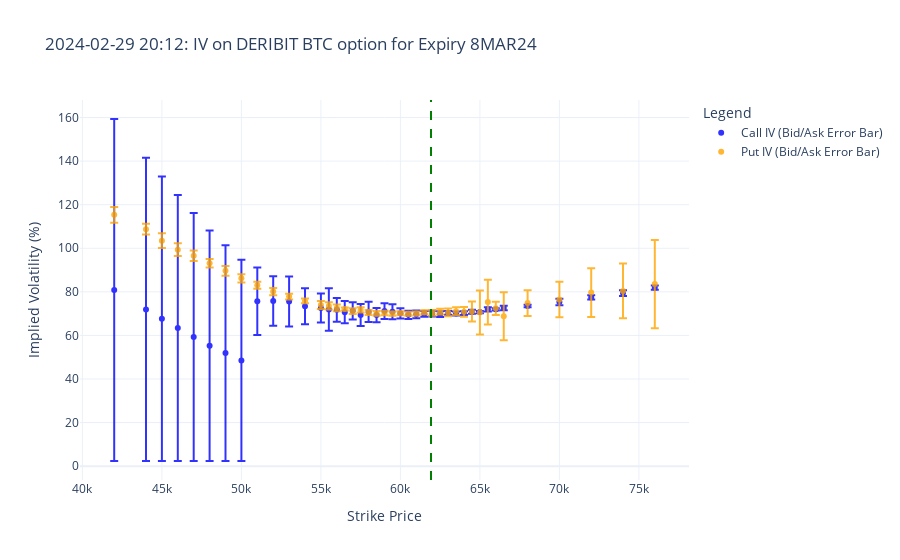

The code cell stored with this chart in its notebook:
### Code cell
fig = go.Figure()
# Plot with error bars for bid/ask implied volatility
fig.add_trace(go.Scatter(
    x=df_option_with_vola_and_greeks['strike'],
    y=(df_option_with_vola_and_greeks['bidVola_C']+df_option_with_vola_and_greeks['askVola_C'])/2,
    error_y=dict(type='data', array=(df_option_with_vola_and_greeks['askVola_C'] - df_option_with_vola_and_greeks['bidVola_C']).abs()/2,
        visible=True, color='blue'),
    mode='markers',
    name='Call IV (Bid/Ask Error Bar)',
    marker=dict(color='blue', symbol='circle'),
    opacity=0.8
))
fig.add_trace(go.Scatter(
    x=df_option_with_vola_and_greeks['strike'],
    y=(df_option_with_vola_and_greeks['bidVola_P']+df_option_with_vola_and_greeks['askVola_P'])/2,
    error_y=dict(type='data', array=(df_option_with_vola_and_greeks['askVola_P'] - df_option_with_vola_and_greeks['bidVola_P']).abs()/2,
        visible=True, color='orange'),
    mode='markers',
    name='Put IV (Bid/Ask Error Bar)',
    marker=dict(color='orange', symbol='circle'),
    opacity=0.8
))

fig.add_vline(x=df_option_with_vola_and_greeks['S'][0], line=dict(color='green', dash='dash'), name='Spot Price (S)')

fig.update_layout(
    title=f"{snapshot_time.strftime('%Y-%m-%d %H:%M')}: IV on DERIBIT BTC option for Expiry {my_expiry}",
    xaxis_title="Strike Price",
    yaxis_title="Implied Volatility (%)",
    legend_title="Legend",
    template="plotly_white"
)
fig.show()

### Figure 1 — Plotly figure (JSON) as saved in the notebook; plotly's stock layout.template omitted (floating-point values rounded to 4 significant figures)
{"data": [{"error_y": {"array": [78.48, 69.57, 65.27, 61.06, 56.93, 52.9, 49.51, 46.15, 15.49, 11.33, 11.47, 8.229, 6.63, 9.793, 5.49, 5.087, 3.981, 5.013, 4.628, 3.294, 3.615, 3.462, 2.385, 1.852, 1.807, 1.333, 1.319, 1.314, 0.8781, 0.8859, 0.8992, 0.9169, 0.4706, 0.9671, 0.5011, 1.04, 0.5981, 1.498, 0.9685, 1.282, 1.016], "color": "blue", "type": "data", "visible": true}, "marker": {"color": "blue", "symbol": "circle"}, "mode": "markers", "name": "Call IV (Bid/Ask Error Bar)", "opacity": 0.8, "type": "scatter", "x": [42000, 44000, 45000, 46000, 47000, 48000, 49000, 50000, 51000, 52000, 53000, 54000, 55000, 55500, 56000, 56500, 57000, 57500, 58000, 58500, 59000, 59500, 60000, 60500, 61000, 61500, 62000, 62500, 63000, 63500, 64000, 64500, 65000, 65500, 66000, 66500, 68000, 70000, 72000, 74000, 76000], "y": [80.84, 71.93, 67.63, 63.42, 59.29, 55.26, 51.87, 48.51, 75.71, 75.79, 75.61, 73.36, 72.59, 71.88, 71.73, 70.65, 71.28, 69.37, 70.77, 69.33, 71.16, 70.87, 70.13, 69.43, 69.66, 69.86, 70.03, 69.75, 70.34, 70.06, 70.23, 70.89, 70.69, 71.99, 71.98, 72.59, 73.5, 75.35, 77.41, 79.42, 81.92]}, {"error_y": {"array": [3.619, 2.481, 3.377, 2.916, 2.371, 1.993, 2.233, 1.88, 1.572, 1.632, 1.34, 1.104, 1.839, 1.676, 1.546, 0.7127, 1.328, 1.227, 1.158, 1.093, 1.036, 0.9912, 0.954, 0.9253, 0.9034, 0.8882, 1.319, 1.314, 1.756, 1.771, 2.246, 4.585, 10.12, 10.28, 3.001, 11.02, 5.917, 8.136, 11.16, 12.54, 20.24], "color": "orange", "type": "data", "visible": true}, "marker": {"color": "orange", "symbol": "circle"}, "mode": "markers", "name": "Put IV (Bid/Ask Error Bar)", "opacity": 0.8, "type": "scatter", "x": [42000, 44000, 45000, 46000, 47000, 48000, 49000, 50000, 51000, 52000, 53000, 54000, 55000, 55500, 56000, 56500, 57000, 57500, 58000, 58500, 59000, 59500, 60000, 60500, 61000, 61500, 62000, 62500, 63000, 63500, 64000, 64500, 65000, 65500, 66000, 66500, 68000, 70000, 72000, 74000, 76000], "y": [115.3, 108.8, 103.5, 99.35, 96.58, 93.11, 89.67, 86.21, 83.01, 80.12, 77.82, 75.85, 73.99, 73.51, 72.63, 72.1, 71.15, 71.7, 70.54, 70.12, 70.3, 69.99, 70.18, 69.9, 70.07, 70.66, 70.34, 70.89, 70.57, 71.12, 70.81, 70.97, 70.54, 75.28, 72.42, 68.79, 74.84, 76.44, 79.64, 80.42, 83.55]}], "layout": {"legend": {"title": {"text": "Legend"}}, "shapes": [{"line": {"color": "green", "dash": "dash"}, "name": "Spot Price (S)", "type": "line", "x0": 61920.0, "x1": 61920.0, "xref": "x", "y0": 0, "y1": 1, "yref": "y domain"}], "title": {"text": "2024-02-29 20:12: IV on DERIBIT BTC option for Expiry 8MAR24"}, "xaxis": {"title": {"text": "Strike Price"}}, "yaxis": {"title": {"text": "Implied Volatility (%)"}}}}
